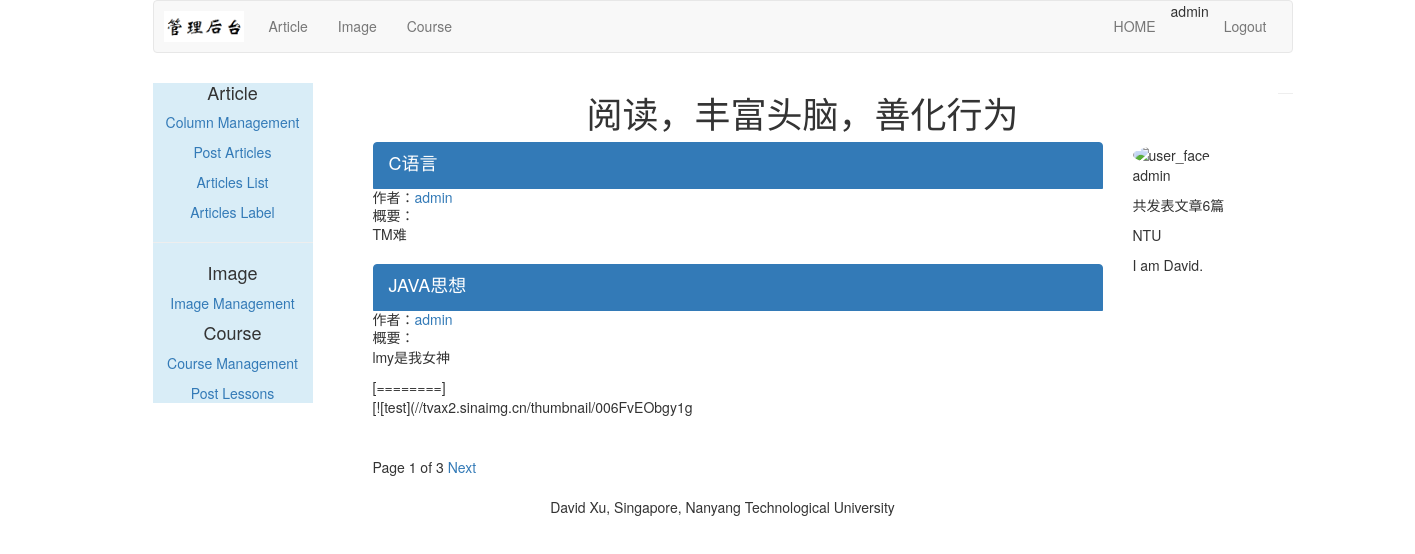
The app's page /article/list-article-titles/admin/ with its own data.
### article/models.py (models this page shows, shortened)
class ArticlePost(models.Model):
    author = models.ForeignKey(User, on_delete=models.CASCADE, related_name="article")
    title = models.CharField(max_length=200)
    slug = models.SlugField(max_length=500)
    column = models.ForeignKey(ArticleColumn, on_delete=models.CASCADE, related_name="article_column")
    body = models.TextField()
    created = models.DateTimeField(default=timezone.now)
    updated = models.DateTimeField(auto_now=True)
    users_like = models.ManyToManyField(User, related_name="articles_like", blank=True)
    article_tag = models.ManyToManyField(ArticleTag, related_name="article_tag", blank=True)
    class Meta:
        ordering = ("title",)
        index_together = (("id", "slug"),)
    def get_url_path(self):
        return reverse("article:article_content", args=[self.id, self.slug])

### account/models.py (models this page shows, shortened)
class UserInfo(models.Model):
    user = models.OneToOneField(User, on_delete=models.CASCADE, unique=True)
    school = models.CharField(max_length=100, blank=True)
    company = models.CharField(max_length=100, blank=True)
    profession = models.CharField(max_length=100, blank=True)
    address = models.CharField(max_length=100, blank=True)
    aboutme = models.TextField(blank=True)
    photo = models.ImageField(blank=True)

### article/list_views.py (the view)
# urls.py: path('list-article-titles/', list_views.article_titles, name="article_titles"),
def article_titles(request, username=None):
    if username:
        user = User.objects.get(username=username)
        articles_title = ArticlePost.objects.filter(author=user)
        try:
            userinfo = user.userinfo
        except:
            userinfo = None
    else:
        articles_title = ArticlePost.objects.all()
    paginator = Paginator(articles_title, 2)
    page = request.GET.get('page')
    try:
        current_page = paginator.page(page)
        articles = current_page.object_list
    except PageNotAnInteger:
        current_page = paginator.page(1)
        articles = current_page.object_list
    except EmptyPage:
        current_page = paginator.page(paginator.num_pages)
        articles = current_page.object_list
    if username:
        return render(request, "article/list/author_articles.html",
                      {"articles": articles, "page": current_page, "userinfo": userinfo, "user": user})
    return render(request, "article/list/article_titles.html", {"articles": articles, "page": current_page})

### article/templatetags/article_tags.py (called while the page is built)
@register.simple_tag
def author_total_articles(user):
    return user.article.count()

### templates/article/list/author_articles.html (shortened to what this page needs)
{% extends "article/base.html" %}
{% load staticfiles %}
{% load article_tags %}
{% block content %}
    <div class="row text-center vertical-middle-sm">
        <h1>阅读，丰富头脑，善化行为</h1>
    </div>
    <div class="container">
        <div class="col-md-8">
            {% for article in articles %}
                <div class="list-group">
                    <a href="{{ article.get_url_path }}" class="list-group-item active">
                        <h4 class="list-group-item-heading">{{ article.title }}</h4>
                    </a>
                    <p class="list-group-item-text">作者：<a
                            href="{% url 'article:author_articles' article.author.username %}">{{ article.author.username }}</a>
                    </p>
                    <p class="list-group-item-text">概要：{{ article.body|slice:"70"|linebreaks }}</p>
                </div>
            {% endfor %}
            {% include "paginator.html" %}
        </div>
        <div class="col-md-4">
            <div>
                {% if userinfo.photo %}
                    <img src="{{ userinfo.photo|striptags }}" class="img-circle" alt="user_face" id="my_photo"
                         style="width:300px">
                {% else %}
                    <img src="{% static 'images/newton.jpg' %}" class="img-circle" alt="user_face" id="my_photo"
                         style="width:300px">
                {% endif %}
            </div>
            <div>
                <p>{{ user.username }}</p>
                <p>共发表文章{% author_total_articles user %}篇</p>
                {% if userinfo %}
                    <p>{{ userinfo.company }}</p>
                    <p>{{ userinfo.aboutme }}</p>
                {% else %}
                    <p>这个作者太懒了，什么也没有留下</p>
                {% endif %}
            </div>
        </div>
    </div>
{% endblock %}

### templates/article/header.html
{% load staticfiles %}
<div class="container">
    <nav class="navbar navbar-default" role="navigation">
        <div class="navbar-header" style="margin: 10px">
            <img width="80px" src="{% static 'images/backlogo.png' %}"></div>
        <div>
            <ul class="nav navbar-nav" role="tablist">
                <li><a href="{% url 'article:article_column' %}">Article</a></li>
                <li><a href="{% url 'image:list_images' %}">Image</a></li>
                <li><a href="{% url 'course:manage_course' %}">Course</a></li>
            </ul>
            <ul class="nav navbar-nav navbar-right" style="margin-right: 10px">
                <li><a href="{% url 'blog:blog_title' %}">HOME</a></li>
                <li><span>{{ user.username }}</span></li>
                <li><a href="{% url 'account:user_logout' %}">Logout</a></li>
            </ul>
        </div>
    </nav>
</div>

### records on screen
ArticlePost: title "C语言", author.username "admin", body "TM难"
ArticlePost: title "JAVA思想", author.username "admin", body "lmy是我女神 [========] [![test](//tvax2.sinaimg.cn/thumbnail/006FvEObgy1g"
UserInfo: company "NTU", aboutme "I am David."

### other values on screen
{{ user.username }} "admin"
{{ page.number }} "1"
{{ page.paginator.num_pages }} "3"
